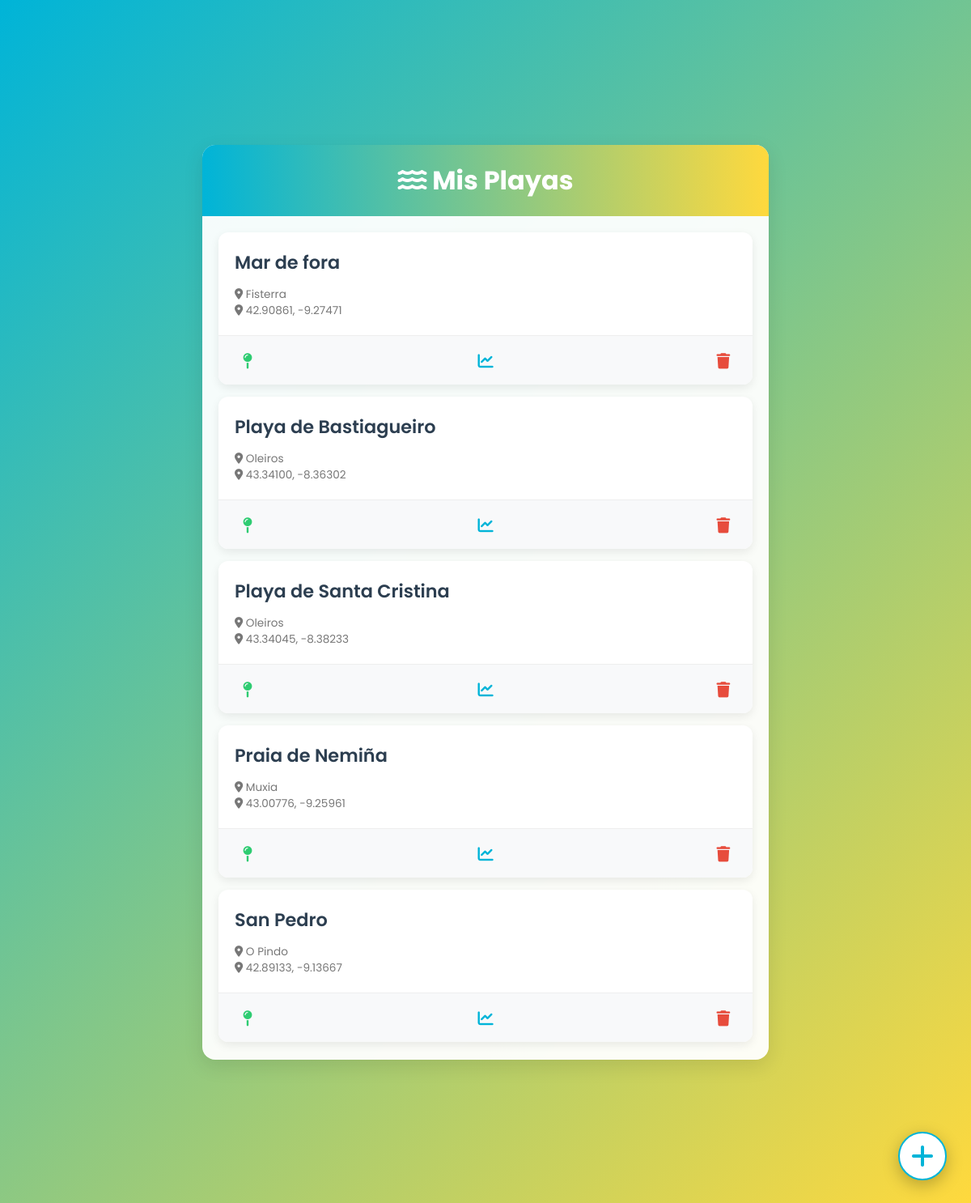
The app's page /playas/ (signed in) with its own data.
### SurfApp/models.py (models this page shows, shortened)
class Playa(models.Model):
    nombre = models.CharField(max_length=100)
    lugar = models.CharField(max_length=100)
    latitud = models.FloatField()
    longitud = models.FloatField()

### SurfApp/views.py (the view)
# urls.py: path('playas/', views.playas_index_view, name='playas' ),
@login_required
def playas_index_view(request):
    playas = Playa.objects.all().order_by('nombre')  # Obtiene todas las playas ordenadas por nombre
    return render(request, 'playas-index.html', {'playas': playas})  # Renderiza plantilla con contexto

### templates/playas-index.html (shortened to what this page needs)
<!DOCTYPE html>
<html lang="es">
<head>
    {% load static %}
    <link rel="stylesheet" href="{% static 'SurfApp/css/playas-styles.css' %}">
    <link rel="stylesheet" href="https://cdnjs.cloudflare.com/ajax/libs/font-awesome/6.4.0/css/all.min.css">
    <link rel="stylesheet" href="https://unpkg.com/leaflet@1.9.3/dist/leaflet.css" />
</head>
<body>
    <div class="container">
        <div class="header">
            <h1><i class="fas fa-water"></i> Mis Playas</h1>
        </div>
        <div id="contenedor-playas">
            {% for playa in playas %}
                <div class="playa" data-id="{{ playa.id }}">
                    <div class="playa-content">
                        <div class="playa-header">
                            <span class="nombre-playa">{{ playa.nombre }}</span>
                        </div>
                        <span class="fecha">
                            <i class="fas fa-map-marker-alt"></i> {{ playa.lugar }}
                            <br>
                            <i class="fas fa-location-dot"></i> {{ playa.latitud|floatformat:5 }}, {{ playa.longitud|floatformat:5 }}
                        </span>
                    </div>
                    <div class="acciones">
                        <button class="boton boton-mapa" onclick="verEnMapa({{ playa.latitud }}, {{ playa.longitud }}, '{{ playa.nombre }}', '{{ playa.lugar }}')" title="Ver en mapa">
                            <i class="fas fa-map-pin"></i>
                        </button>
                        <button class="boton boton-dashboard" onclick="verDashboard({{ playa.id }})" title="Ver panel de datos">
                            <i class="fas fa-chart-line"></i>
                        </button>
                        <button class="boton boton-eliminar" onclick="eliminarPlaya('{{ playa.id }}')" title="Eliminar playa">
                            <i class="fas fa-trash"></i>
                        </button>
                    </div>
                </div>
            {% empty %}
                <div class="empty-state">
                    <i class="fas fa-umbrella-beach"></i>
                    <p>No hay playas registradas.</p>
                    <p>¡Agrega tu primera playa!</p>
                </div>
            {% endfor %}
        </div>
    </div>
    <div class="agregar" onclick="agregarPlaya()">
        <i class="fas fa-plus"></i>
    </div>
    {% load static %}
</body>
</html>

### SurfApp/static/SurfApp/css/playas-styles.css (style rules this page uses)
:root { --primary-color: #00b4d8; --secondary-color: #ffd93d; --dark-color: #2c3e50; --light-color: #f9f9f9; --shadow: 0 8px 25px rgba(0, 0, 0, 0.1); --border-radius: 16px; }
* { box-sizing: border-box; margin: 0; padding: 0; }
body { font-family: 'Poppins', 'Segoe UI', sans-serif; background: linear-gradient(135deg, var(--primary-color), var(--secondary-color)); min-height: 100vh; padding: 20px; display: flex; justify-content: center; align-items: center; }
.container { width: 100%; max-width: 500px; background-color: rgba(255, 255, 255, 0.95); border-radius: var(--border-radius); box-shadow: var(--shadow); overflow: hidden; position: relative; }
.header { background: linear-gradient(to right, var(--primary-color), var(--secondary-color)); color: white; padding: 20px; text-align: center; position: sticky; top: 0; z-index: 10; }
.header h1 { font-size: 1.8rem; margin: 0; }
#contenedor-playas { padding: 20px; max-height: 70vh; overflow-y: auto; }
.playa { background-color: white; border-radius: 12px; box-shadow: 0 4px 12px rgba(0, 0, 0, 0.08); margin-bottom: 15px; transition: transform 0.3s ease, box-shadow 0.3s ease; overflow: hidden; }
.playa-content { padding: 16px; display: flex; flex-direction: column; }
.playa-header { display: flex; justify-content: space-between; align-items: center; margin-bottom: 8px; }
.nombre-playa { font-size: 1.25rem; font-weight: 600; color: var(--dark-color); max-width: 80%; }
.fecha { font-size: 0.85rem; color: #777; margin-top: 5px; display: block; }
.acciones { display: flex; justify-content: space-between; padding: 10px 16px; background-color: #f8f9fa; border-top: 1px solid #eee; }
.boton { background-color: transparent; border: none; width: 40px; height: 40px; border-radius: 50%; display: flex; align-items: center; justify-content: center; font-size: 1.2rem; cursor: pointer; transition: all 0.2s ease; color: #555; }
.boton-mapa { color: #2ecc71; }
.boton-dashboard { color: var(--primary-color); }
.boton-eliminar { color: #e74c3c; }
.agregar { position: fixed; bottom: 30px; right: 30px; width: 60px; height: 60px; border-radius: 50%; background-color: white; color: var(--primary-color); border: 2px solid var(--primary-color); font-size: 2rem; display: flex; align-items: center; justify-content: center; box-shadow: 0 6px 20px rgba(0, 0, 0, 0.25); cursor: pointer; transition: transform 0.3s ease, box-shadow 0.3s ease; z-index: 100; }
@media (min-width: 768px) { .container { max-width: 700px; } }
@media (min-width: 768px) { .header h1 { font-size: 2rem; } }
@media (min-width: 768px) { .playa-content { padding: 20px; } }
@media (min-width: 768px) { .nombre-playa { font-size: 1.4rem; } }

### records on screen
Playa: nombre "Mar de fora", lugar "Fisterra", latitud "42.90861", longitud "-9.27471"
Playa: nombre "Playa de Bastiagueiro", lugar "Oleiros", latitud "43.34100", longitud "-8.36302"
Playa: nombre "Playa de Santa Cristina", lugar "Oleiros", latitud "43.34045", longitud "-8.38233"
Playa: nombre "Praia de Nemiña", lugar "Muxia", latitud "43.00776", longitud "-9.25961"
Playa: nombre "San Pedro", lugar "O Pindo", latitud "42.89133", longitud "-9.13667"
